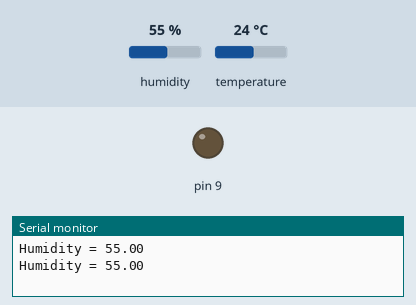
Recording of a sketch running on a simulated Arduino Uno, built with avr-gcc and run on an emulated ATmega328P. Shown: output pins drawn as LEDs (lit = HIGH), the last lines printed to the serial monitor. Inputs (shaded band) come from the test bench; at power-on: humidity 55 %, temperature 24 °C.

Above: at 2.8 s.
2.9 s: humidity set to 73 %
5.6 s: humidity set to 76 %
At 7.1 s:
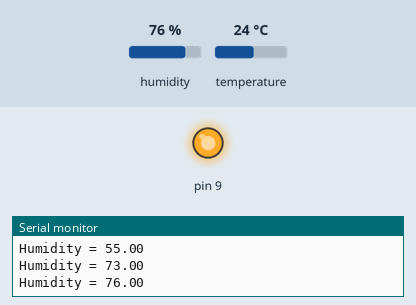
8.3 s: humidity set to 22 %
At 10.7 s:
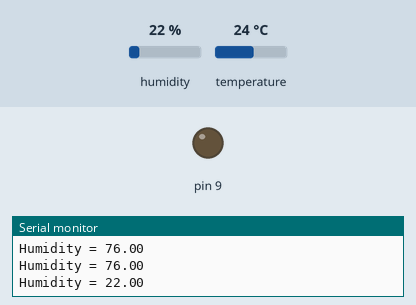
11.6 s: humidity set to 88 %
At 13.1 s:
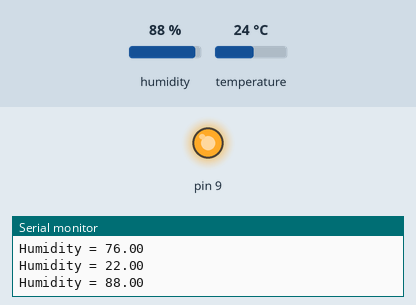
Timing chart, 0 to 14.6 s (numbered marks = the images above; inputs shaded):
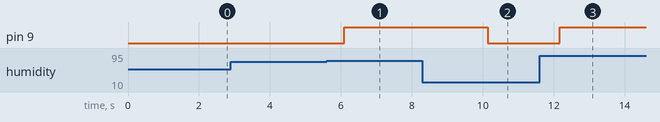

Measured:
- the behaviour switches between 74 and 75 % on humidity (found by bisection; images 0 and 1)
- after the input at 5.6 s, pin 9: LOW → HIGH after 0.50 s
- after the input at 8.3 s, pin 9: HIGH → LOW after 1.8 s
- after the input at 11.6 s, pin 9: LOW → HIGH after 0.57 s

The sketch:

Humidity_Sensor.ino
```cpp
#include <dht.h>

dht DHT;

#define DHT11_PIN 7

void setup(){
  Serial.begin(9600);
  pinMode(9,OUTPUT);
}

void loop()
{
  int chk = DHT.read11(DHT11_PIN);
  Serial.print("Humidity = ");
  Serial.println(DHT.humidity);
  if(DHT.humidity>=75)
  {
    digitalWrite(9,HIGH);
  }
  else
  digitalWrite(9,LOW);
  delay(2000);
}
```
